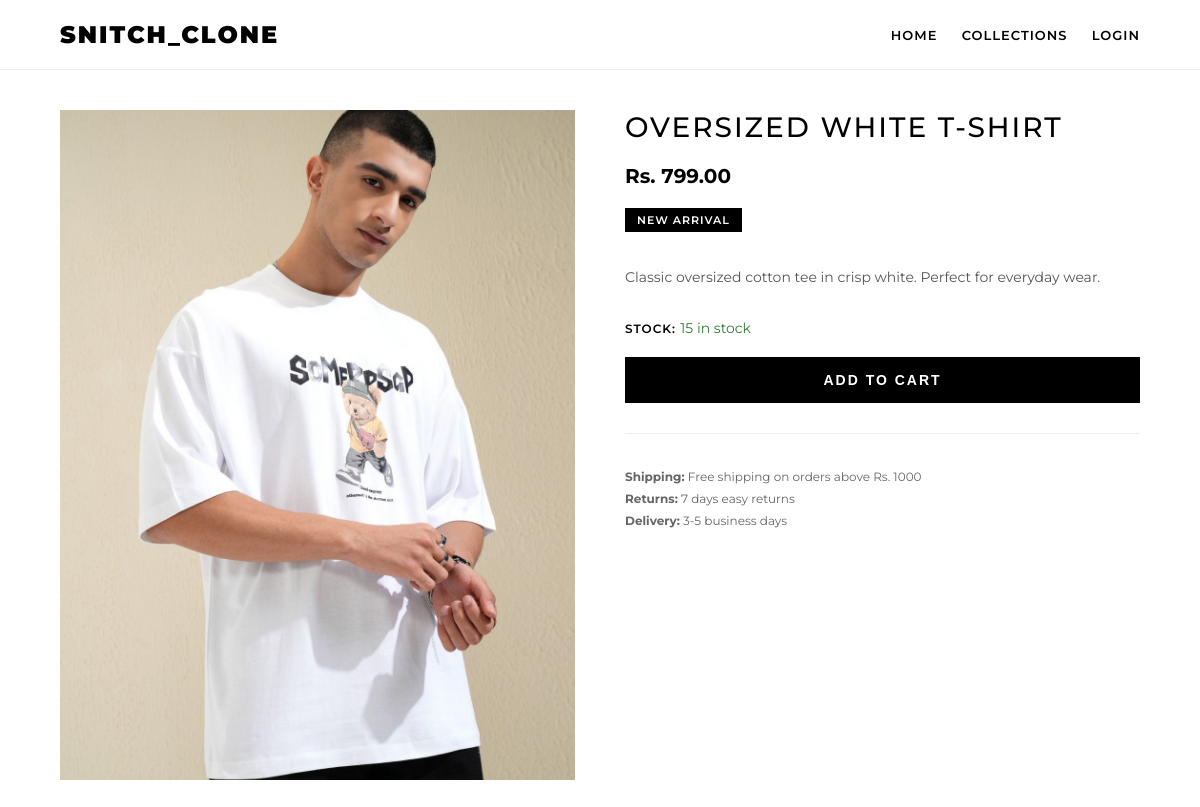
/product/28/, run on the app's committed database.
### store/models.py (models this page shows, shortened)
class Product(models.Model):
    name = models.CharField(max_length=200)
    price = models.DecimalField(max_digits=10, decimal_places=2)
    image_main = models.ImageField(upload_to='products/')
    image_hover = models.ImageField(upload_to='products/')
    description = models.TextField(blank=True)
    stock = models.IntegerField(default=10)
    is_new = models.BooleanField(default=True)
    category = models.ForeignKey(Category, on_delete=models.SET_NULL, null=True, blank=True)

### store/views.py (the view)
# urls.py: path('product/<int:product_id>/', views.product_detail, name="product_detail"),
def product_detail(request, product_id):
    product = Product.objects.get(id=product_id)
    return render(request, 'product_detail.html', {'product': product})

### templates/product_detail.html (shortened to what this page needs)
{% extends "base.html" %}
{% block content %}
<div style="padding: 40px 5%; max-width: 1200px; margin: 0 auto;">
    <div style="display: grid; grid-template-columns: 1fr 1fr; gap: 50px; align-items: start;">
        <div>
            <div class="img-wrapper" style="padding-top: 130%; margin-bottom: 20px;">
                <img src="{{ product.image_main.url }}" class="img-main" style="position: absolute; top: 0; left: 0; width: 100%; height: 100%; object-fit: cover;">
            </div>
        </div>
        <div>
            <h1 style="font-size: 28px; font-weight: 500; text-transform: uppercase; letter-spacing: 2px; margin: 0 0 20px 0;">
                {{ product.name }}
            </h1>
            <div style="font-size: 20px; font-weight: 700; margin-bottom: 20px; color: #000;">
                Rs. {{ product.price }}
            </div>
            {% if product.is_new %}
                <div style="display: inline-block; background: #000; color: #fff; padding: 5px 12px; font-size: 11px; font-weight: 600; text-transform: uppercase; letter-spacing: 1px; margin-bottom: 20px;">
                    NEW ARRIVAL
                </div>
            {% endif %}
            <div style="margin-bottom: 30px;">
                <p style="font-size: 14px; line-height: 1.6; color: #555;">
                    {{ product.description }}
                </p>
            </div>
            <div style="margin-bottom: 20px;">
                <span style="font-size: 12px; text-transform: uppercase; font-weight: 600; letter-spacing: 1px;">Stock: </span>
                <span style="font-size: 14px;">
                    {% if product.stock > 0 %}
                        <span style="color: #2e7d32;">{{ product.stock }} in stock</span>
                    {% else %}
                        <span style="color: #c62828;">Out of stock</span>
                    {% endif %}
                </span>
            </div>
            {% if product.stock > 0 %}
                <form method="post" action="{% url 'checkout' product.id %}" style="margin-bottom: 30px;">
                    <button type="submit" class="btn-black" style="padding: 15px 40px; font-size: 14px;">
                        ADD TO CART
                    </button>
                </form>
            {% else %}
                <button class="btn-black" disabled style="padding: 15px 40px; font-size: 14px; background: #999; cursor: not-allowed;">
                    OUT OF STOCK
                </button>
            {% endif %}
            <div style="border-top: 1px solid #eee; padding-top: 20px; margin-top: 30px;">
                <p style="font-size: 12px; color: #666; line-height: 1.8;">
                    <strong>Shipping:</strong> Free shipping on orders above Rs. 1000<br>
                    <strong>Returns:</strong> 7 days easy returns<br>
                    <strong>Delivery:</strong> 3-5 business days
                </p>
            </div>
        </div>
    </div>
</div>
{% endblock %}

### static/css/store_style.css (style rules this page uses)
:root { --black: #000000; --white: #ffffff; --grey: #f5f5f5; --light-border: #eeeeee; }
body { font-family: 'Montserrat', sans-serif; margin: 0; background-color: var(--white); color: var(--black); text-rendering: optimizeLegibility; }
.img-wrapper { position: relative; width: 100%; padding-top: 130%; overflow: hidden; background: var(--grey); }
.img-wrapper img { position: absolute; top: 0; left: 0; width: 100%; height: 100%; object-fit: cover; }
.btn-black { background: var(--black); color: var(--white); border: none; padding: 15px 20px; width: 100%; font-weight: bold; text-transform: uppercase; letter-spacing: 2px; cursor: pointer; transition: 0.3s; }

### templates/base.html (style rules this page uses)
body { font-family: 'Montserrat', sans-serif; margin: 0; background: #fff; }
.btn-black { background: #000; color: #fff; border: none; padding: 15px 30px; cursor: pointer; width: 100%; text-transform: uppercase; }

### data on the page
Product: image_main (picture), name "OVERSIZED WHITE T-SHIRT", price "799.00", description "Classic oversized cotton tee in crisp white. Perfect for everyday wear.", stock "15"
